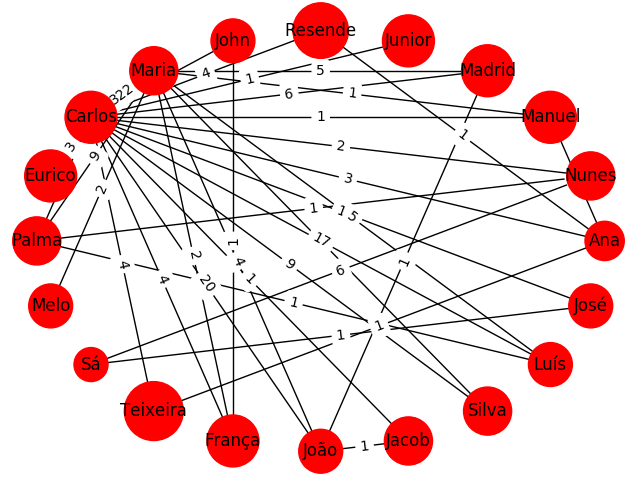

Source code (Python):
import os, sys, getopt
import re
import nltk
from nltk.corpus.reader.tagged import TaggedCorpusReader
from pickle import dump,load
import networkx as nx
import matplotlib.pyplot as plt

dir = './pickle'
# corpus_path = dir+'/mac_morpho.pkl'
corpus_path = dir+'/tagged.pkl'


### Funcoes Auxiliares ###
# funcao auxiliar para ordenar triplos
def sortTriplos(triplo):
    t1,t2,n = triplo
    return n

# funcao auxiliar para remover triplos com menos de N ocorrencias
def remTriplosLastN(n,triplos):
    result = []
    for (t1,t2,occur) in triplos:
        if occur>n :
            result.append((t1,t2,occur))
    return result


### Funcoes ###
def getNProps(tagged_list):
    nomesProprios = []
    for (word,tag) in tagged_list:
        # if tag=="NPROP" and word!='.':
        if tag=="PROP_HUM" and (word!='de' and word!='da' and word!='D.') :
            nomesProprios.append(word)
    # print(nomesProprios) # debug
    return nomesProprios

def getDuplos(nomesProprios):
    duplos = []
    while nomesProprios!=[]:
        elem = nomesProprios.pop(0)
        # print(elem) # debug
        for name in nomesProprios:
            if elem!=name: duplos.append((elem,name))
    # print(duplos) # debug
    return duplos

def getTriplos(duplos, triplos):
    # triplos=[]
    result=triplos
    for d1,d2 in duplos:
        new=True
        for t1,t2,n in result:
            if (d1==t1 and d2==t2) or (d1==t2 and d2==t1):
                result.append((t1,t2,n+1))
                result.remove((t1,t2,n))
                new = False
                break
        if new:
            result.append((d1,d2,1))
    # print(result) # debug
    return result

def processLine(line, tagger_corpus, triplos):
    tagged_line = tagger_corpus.tag(nltk.word_tokenize(line))
    # print(tagged_line) # debug
    nProps = getNProps(tagged_line)
    duplos = getDuplos(nProps)
    triplos = getTriplos(duplos, triplos)
    return triplos

### Draw ###
def get_nodes(triplos):
    set1 = set([t1 for t1,t2,n in triplos])
    set1.update([t2 for t1,t2,n in triplos])
    # print(set1) # debug
    return set1

def draw(nodes,edgesW):
    G = nx.Graph()
    G.add_nodes_from(nodes)
    G.add_weighted_edges_from(edgesW)
    nodeSize = [len(node)*200+200 for node in nodes]
    # print(nodes) # debug
    # print(nodeSize) # debug

    # pos = nx.shell_layout(G) # alternative layout
    pos = nx.circular_layout(G)
    nx.draw(G,pos,nodelist=nodes,node_size=nodeSize,with_labels=True)
    labels = nx.get_edge_attributes(G,'weight')
    nx.draw_networkx_edge_labels(G,pos,edge_labels=labels)
    plt.savefig("tp2.png")



def main():
    ops, args = getopt.getopt(sys.argv[1:], 'b')
    ops = dict( ops )

    if '-b' in ops:
        corpus = TaggedCorpusReader('tagged/',r'.*\.tagged')
        tagged_sents_m = corpus.tagged_sents()
        # tagged_sents_m = nltk.corpus.mac_morpho.tagged_sents()
        m0 = nltk.DefaultTagger('N')
        m1 = nltk.UnigramTagger(tagged_sents_m, backoff=m0)
        m2 = nltk.BigramTagger(tagged_sents_m, backoff=m1)
        m3 = nltk.TrigramTagger(tagged_sents_m, backoff=m2)

        os.makedirs(dir, exist_ok=True ) # cria a diretoria
        output_file = open(corpus_path, 'wb')
        dump(m3, output_file, -1)
        output_file.close()
    else:
        # load do corpus
        corpus_input = open(corpus_path, 'rb')
        tagger_corpus = load(corpus_input)
        corpus_input.close()
        # load do input
        file_path = sys.argv[1]
        file_input = open(file_path, 'r')
        file_lines = file_input.readlines()
        print("### LOAD DONE ###") # debug

        triplos = []
        for i in range(10,int(len(file_lines))):
            if file_lines[i]!='\n': # process non empty lines
                triplos = processLine(file_lines[i],tagger_corpus, triplos)
        triplos.sort(key=sortTriplos)
        # triplos = remTriplosLastN(3,triplos)
        print(triplos)

        nodes = get_nodes(triplos)
        edgesW = triplos
        draw(nodes,edgesW)


main()